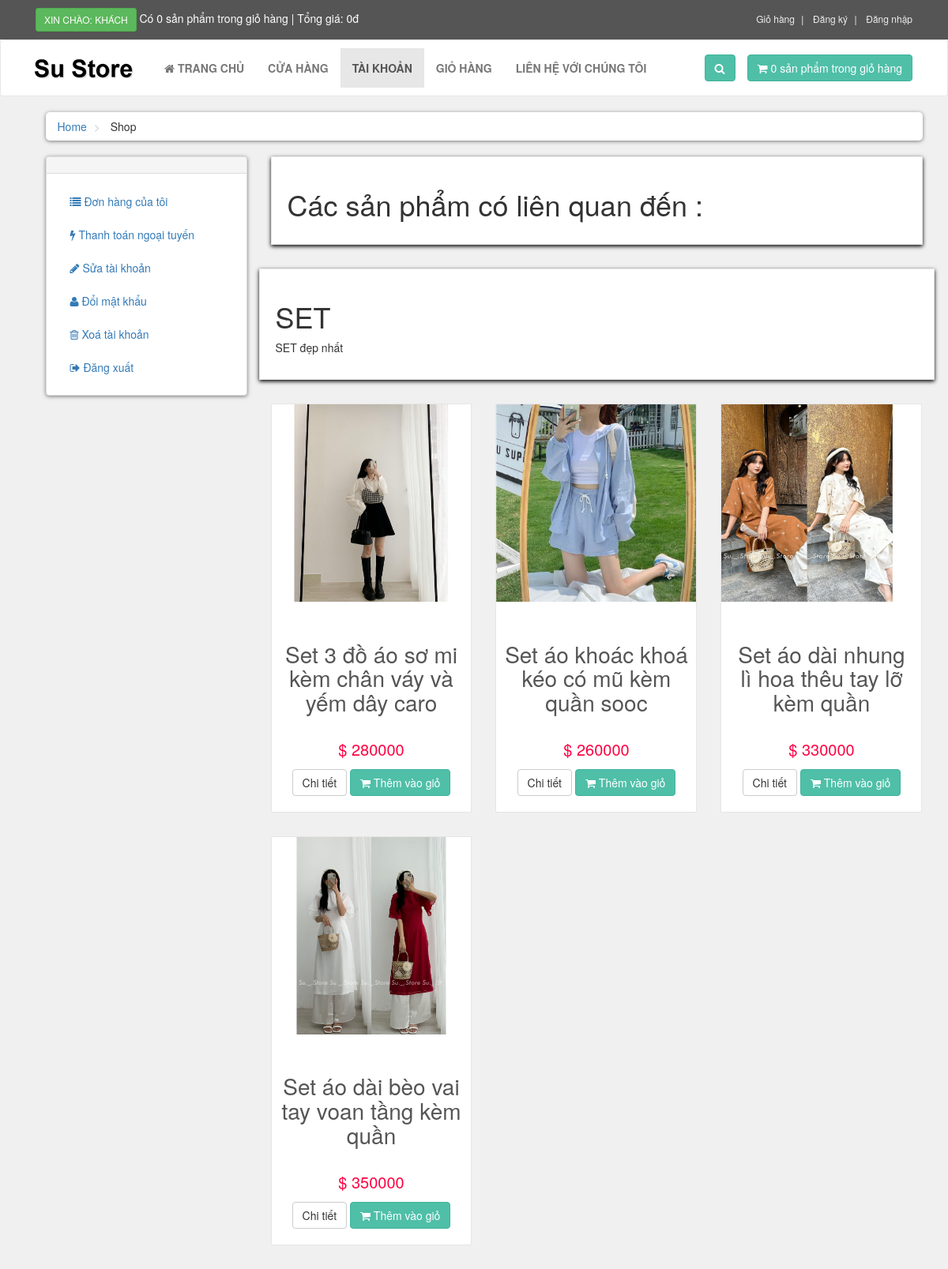
The app's page /customer/results.php?p_cat=6 with its own data.
### tables this page shows
CREATE TABLE `product_categories` (
  `p_cat_id` int(10) NOT NULL,
  `p_cat_title` text NOT NULL,
  `p_cat_desc` text NOT NULL
);

CREATE TABLE `products` (
  `product_id` int(10) NOT NULL,
  `p_cat_id` int(10) NOT NULL,
  `cat_id` int(10) NOT NULL,
  `date` timestamp NOT NULL DEFAULT current_timestamp() ON UPDATE current_timestamp(),
  `product_title` text NOT NULL,
  `product_img1` text NOT NULL,
  `product_img2` text NOT NULL,
  `product_img3` text NOT NULL,
  `product_price` int(10) NOT NULL,
  `product_keywords` text NOT NULL,
  `product_desc` text NOT NULL,
  `product_label` text NOT NULL,
  `product_sale` int(100) NOT NULL
);

### customer/functions/functions.php (the view, shortened to what this page needs)
<?php
$db = mysqli_connect("localhost","root","","su_store");
function getRealIpUser(){
    switch(true){
            default : return $_SERVER['REMOTE_ADDR'];
    }
}
function getpcatpro(){
    global $db;
    if(isset($_GET['p_cat'])){
        $p_cat_id = $_GET['p_cat'];
        $get_p_cat ="select * from product_categories where p_cat_id='$p_cat_id'";
        $run_p_cat = mysqli_query($db,$get_p_cat);
        $row_p_cat = mysqli_fetch_array($run_p_cat);
        $p_cat_title = $row_p_cat['p_cat_title'];
        $p_cat_desc = $row_p_cat['p_cat_desc'];
        $get_products ="select * from products where p_cat_id='$p_cat_id'";
        $run_products = mysqli_query($db,$get_products);
        $count = mysqli_num_rows($run_products);
        if($count==0){
            echo "
                <div class='box'>
                    <h1> Không tìm thấy sản phẩm nào trong danh mục sản phẩm này </h1>
                </div>
            ";
        }else{
            echo "
                <div class='box'>
                    <h1> $p_cat_title </h1>
                    <p> $p_cat_desc </p>
                </div>
            ";
        }
        while($row_products=mysqli_fetch_array($run_products)){
            $pro_id = $row_products['product_id'];
            $pro_title = $row_products['product_title'];
            $pro_price = $row_products['product_price'];
            $pro_img1 = $row_products['product_img1'];
            echo "
                <div class='col-md-4 col-sm-6 center-responsive'>
            <div class='product'>
                <a href='details.php?pro_id=$pro_id'>
                    <img class='img-responsive' src='admin_area/product_images/$pro_img1'>
                </a>
                <div class='text'>
                    <h3>
                        <a href='details.php?pro_id=$pro_id'>
                            $pro_title
                        </a>
                    </h3>
                    <p class='price'>
                        $ $pro_price
                    </p>
                    <p class='button'>
                        <a class='btn btn-default' href='details.php?pro_id=$pro_id'>
                            Chi tiết
                        </a>
                        <a class='btn btn-primary' href='details.php?pro_id=$pro_id'>
                            <i class='fa fa-shopping-cart'></i> Thêm vào giỏ
                        </a>
                    </p>
                </div>
            </div>
        </div>
            ";
        }
    }
}
function items(){
    global $db;
    $ip_add = getRealIpUser();
    $get_items = "select * from cart where ip_add='$ip_add'";
    $run_items = mysqli_query($db,$get_items);
    $count_items = mysqli_num_rows($run_items);
    echo $count_items;
}
function total_price(){
    $total = 0;
    echo $total."đ";
}
?>

### customer/styles/style.css (style rules this page uses)
body { font-size: 14px; line-height: 1.42857143; color: #333333; background: #f0f0f0; overflow-x: hidden; }
.btn-primary { color: rgb(255, 255, 255); background: rgb(79, 191, 168); border-color: rgb(65, 179, 156); }
.box { background: #ffffff; margin: 0 0 30px; border: solid 1px #e6e6e6; box-sizing: border-box; padding: 20px; box-shadow: 0px 2px 5px rgba(0, 0, .3); }
#content .product { background: #ffffff; border: solid 1px #e6e6e6; margin-bottom: 30px; box-sizing: border-box; }
#content .product .text { padding: 10px 10px 0px; }
#content .product .text p.price { font-size: 20px; text-align: center; font-weight: 400; color: rgb(255, 0, 64); }
#content .product .text .button { text-align: center; clear: both; }
#content .product .text .button .btn { margin-bottom: 10px; }
#content .product .text h3 { text-align: center; font-size: 28px; }
#content .product .text h3 a { color: rgb(85, 85, 85); height: 133.2px; display:inline-block; justify-content: center; align-items: center; display: flex; }
.product a img.img-responsive { max-height: 250px; width: 100%; }

### records on screen
product_categories: p_cat_title "SET", p_cat_desc "SET đẹp nhất"
products: product_img1 (picture), product_title "Set 3 đồ áo sơ mi kèm chân váy và yếm dây caro", product_price "280000"
products: product_img1 (picture), product_title "Set áo khoác khoá kéo có mũ kèm quần sooc", product_price "260000"
products: product_img1 (picture), product_title "Set áo dài nhung lì hoa thêu tay lỡ kèm quần", product_price "330000"
products: product_img1 (picture), product_title "Set áo dài bèo vai tay voan tầng kèm quần", product_price "350000"

### other values on screen
$count_items "0 0"
$total "0"
